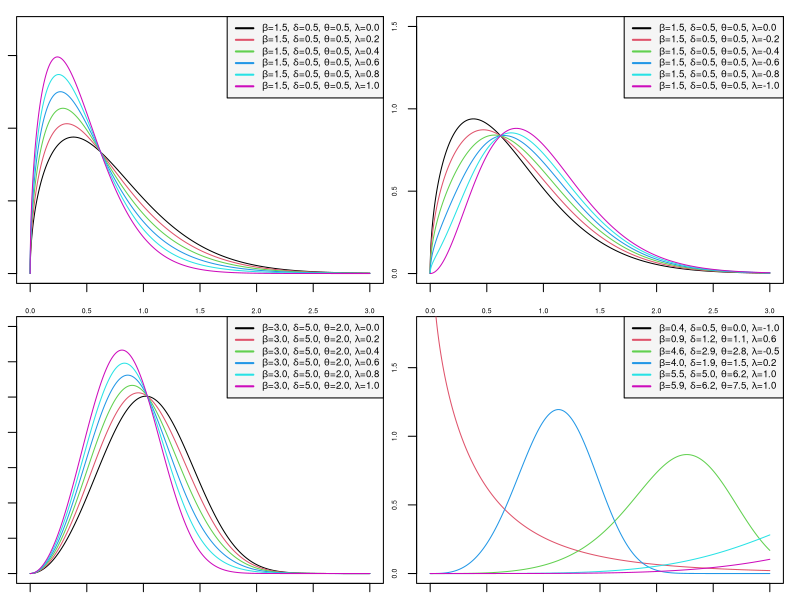
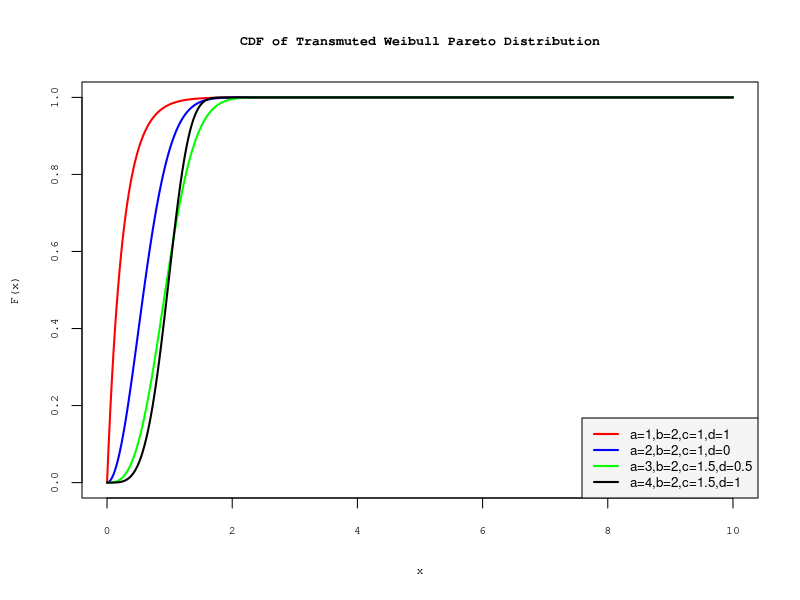
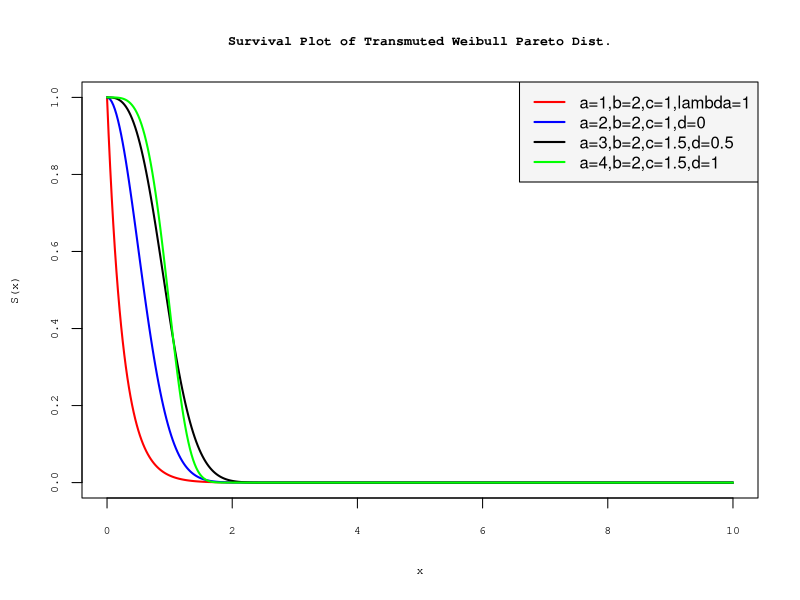
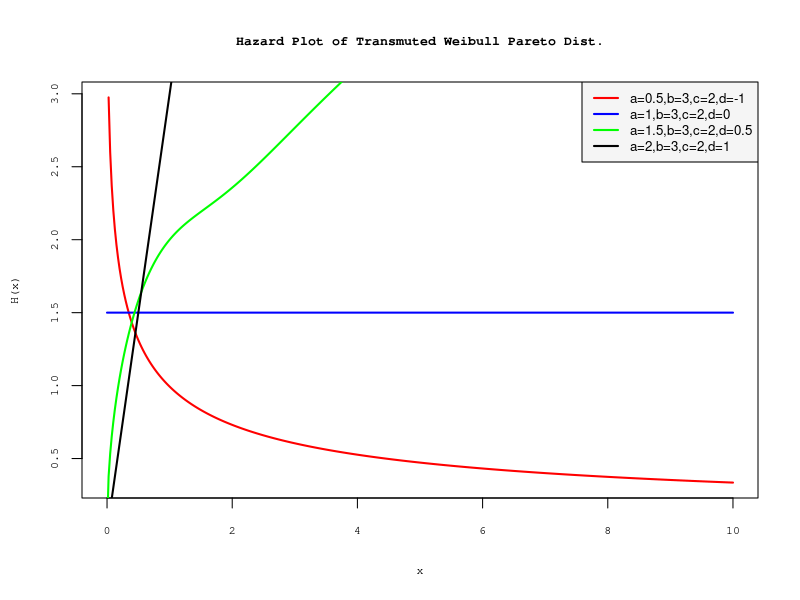

Here is the R script that generated these plots, in order:
## Header #==================

# ---
# title: "Transmuted New Weibull-Pareto Distribution"
# subtitle: "Mathematical Statistics"
# author: "Ayodele Ayodeji Theophilus"
# date: "2/16/2022"
# ---


## PDF #=============================================

x <- seq(0, 3, by = 0.0001)
beta <- 1.5
delta <- 0.5
theta <- 0.5
lambda <- 0.0

tnwp.pdf <- function(x, beta=1.5, delta=0.5, theta=0.5, lambda=0.0){
  (beta*delta/theta) * ((x/theta)^(beta-1))*exp(-(delta*(x/theta)^beta)) *(1-lambda + 2*lambda*exp(-(delta*(x/theta)^ beta)))
}


 par(mfrow = c(2,2), cex.axis = 0.5, cex.lab = 0.5,
     mar = c(3.5, 3.5, 3.5, 3.5) - 2.5)

plot(x, tnwp.pdf(x,1.5,0.5,0.5,0.0), type = "l", xlab = "x", 
     ylab = "density", ylim = c(0, 1.7), 
     main = "", cex.axis = 0.5, cex.lab = 0.5, ann = TRUE)

lines(x, tnwp.pdf(x,1.5,0.5,0.5,0.2), col = 2)
lines(x, tnwp.pdf(x,1.5,0.5,0.5,0.4), col = 3)
lines(x, tnwp.pdf(x,1.5,0.5,0.5,0.6), col = 4)
lines(x, tnwp.pdf(x,1.5,0.5,0.5,0.8), col = 5)
lines(x, tnwp.pdf(x,1.5,0.5,0.5,1.0), col = 6)
legend("topright", cex=0.7, c(expression(paste(beta, "=1.5, ",
                                                delta, "=0.5, ",
                                                theta, "=0.5, ",
                                                lambda, "=0.0"),
                                                paste(beta, "=1.5, ",
                                                      delta, "=0.5, ",
                                                      theta, "=0.5, ",
                                                      lambda, "=0.2"),
                                                paste(beta, "=1.5, ",
                                                      delta, "=0.5, ",
                                                      theta, "=0.5, ",
                                                      lambda, "=0.4"),
                                                paste(beta, "=1.5, ",
                                                      delta, "=0.5, ",
                                                      theta, "=0.5, ",
                                                      lambda, "=0.6"),
                                                paste(beta, "=1.5, ",
                                                      delta, "=0.5, ",
                                                      theta, "=0.5, ",
                                                      lambda, "=0.8"),
                                                paste(beta, "=1.5, ",
                                                      delta, "=0.5, ",
                                                      theta, "=0.5, ",
                                                      lambda, "=1.0"))),
       col = c(1,2,3,4,5,6),
       lty = c(1,1,1,1,1,1), 
       lwd = c(2,2,2,2,2,2), 
       horiz = FALSE,
       bg = "grey96")


####========== 2nd plot


plot(x, tnwp.pdf(x,1.5,0.5,0.5,0.0), type = "l", xlab = "x", 
     ylab = "density", ylim = c(0, 1.5))
lines(x, tnwp.pdf(x,1.5,0.5,0.5,-0.2), col = 2)
lines(x, tnwp.pdf(x,1.5,0.5,0.5,-0.4), col = 3)
lines(x, tnwp.pdf(x,1.5,0.5,0.5,-0.6), col = 4)
lines(x, tnwp.pdf(x,1.5,0.5,0.5,-0.8), col = 5)
lines(x, tnwp.pdf(x,1.5,0.5,0.5,-1.0), col = 6)
legend("topright",cex=0.7, c(expression(paste(beta, "=1.5, ",
                                                           delta, "=0.5, ",
                                                           theta, "=0.5, ",
                                                           lambda, "=0.0"),
                                                     paste(beta, "=1.5, ",
                                                           delta, "=0.5, ",
                                                           theta, "=0.5, ",
                                                           lambda, "=-0.2"),
                                                     paste(beta, "=1.5, ",
                                                           delta, "=0.5, ",
                                                           theta, "=0.5, ",
                                                           lambda, "=-0.4"),
                                                     paste(beta, "=1.5, ",
                                                           delta, "=0.5, ",
                                                           theta, "=0.5, ",
                                                           lambda, "=-0.6"),
                                                     paste(beta, "=1.5, ",
                                                           delta, "=0.5, ",
                                                           theta, "=0.5, ",
                                                           lambda, "=-0.8"),
                                                     paste(beta, "=1.5, ",
                                                           delta, "=0.5, ",
                                                           theta, "=0.5, ",
                                                           lambda, "=-1.0"))),
       col = c(1,2,3,4,5,6),
       lty = c(1,1,1,1,1,1), 
       lwd = c(2,2,2,2,2,2), 
       horiz = F,
       bg = "grey96")


####========== 3rd plot


plot(x, tnwp.pdf(x,3.0,5.0,2.0,0.0), type = "l", xlab = "x", 
     ylab = "density", ylim = c(0, 1.4))
lines(x, tnwp.pdf(x,3.0,5.0,2.0,0.2), col = 2)
lines(x, tnwp.pdf(x,3.0,5.0,2.0,0.4), col = 3)
lines(x, tnwp.pdf(x,3.0,5.0,2.0,0.6), col = 4)
lines(x, tnwp.pdf(x,3.0,5.0,2.0,0.8), col = 5)
lines(x, tnwp.pdf(x,3.0,5.0,2.0,1.0), col = 6)
legend("topright",cex=0.7, c(expression(paste(beta, "=3.0, ",
                                                           delta, "=5.0, ",
                                                           theta, "=2.0, ",
                                                           lambda, "=0.0"),
                                                     paste(beta, "=3.0, ",
                                                           delta, "=5.0, ",
                                                           theta, "=2.0, ",
                                                           lambda, "=0.2"),
                                                     paste(beta, "=3.0, ",
                                                           delta, "=5.0, ",
                                                           theta, "=2.0, ",
                                                           lambda, "=0.4"),
                                                     paste(beta, "=3.0, ",
                                                           delta, "=5.0, ",
                                                           theta, "=2.0, ",
                                                           lambda, "=0.6"),
                                                     paste(beta, "=3.0, ",
                                                           delta, "=5.0, ",
                                                           theta, "=2.0, ",
                                                           lambda, "=0.8"),
                                                     paste(beta, "=3.0, ",
                                                           delta, "=5.0, ",
                                                           theta, "=2.0, ",
                                                           lambda, "=1.0"))),
       col = c(1,2,3,4,5,6),
       lty = c(1,1,1,1,1,1), 
       lwd = c(2,2,2,2,2,2), 
       horiz = F,
       bg = "grey96")




####========== 4th plot


plot(x, tnwp.pdf(x,0.4,0.5,0.0,-1.0), type = "l", xlab = "x", 
     ylab = "density", ylim = c(0, 1.8))
lines(x, tnwp.pdf(x,0.9,1.2,1.1,0.6), col = 2)
lines(x, tnwp.pdf(x,4.6,2.9,2.8,-0.5), col = 3)
lines(x, tnwp.pdf(x,4.0,1.9,1.5,0.2), col = 4)
lines(x, tnwp.pdf(x,5.5,5.0,6.2,1.0), col = 5)
lines(x, tnwp.pdf(x,5.9,6.2,7.5,1.0), col = 6)
legend("topright",cex=0.7, c(expression(paste(beta, "=0.4, ",
                                                           delta, "=0.5, ",
                                                           theta, "=0.0, ",
                                                           lambda, "=-1.0"),
                                                     paste(beta, "=0.9, ",
                                                           delta, "=1.2, ",
                                                           theta, "=1.1, ",
                                                           lambda, "=0.6"),
                                                     paste(beta, "=4.6, ",
                                                           delta, "=2.9, ",
                                                           theta, "=2.8, ",
                                                           lambda, "=-0.5"),
                                                     paste(beta, "=4.0, ",
                                                           delta, "=1.9, ",
                                                           theta, "=1.5, ",
                                                           lambda, "=0.2"),
                                                     paste(beta, "=5.5, ",
                                                           delta, "=5.0, ",
                                                           theta, "=6.2, ",
                                                           lambda, "=1.0"),
                                                     paste(beta, "=5.9, ",
                                                           delta, "=6.2, ",
                                                           theta, "=7.5, ",
                                                           lambda, "=1.0"))),
       col = c(1,2,3,4,5,6),
       lty = c(1,1,1,1,1,1), 
       lwd = c(2,2,2,2,2,2), 
       horiz = F,
       bg = "grey96")
                                                
                                                
                                                
                                        

dev.off()

## ==== R-code for the CDF plot =========================

x <- seq(0,10,0.025)

cd <- function(x,beta,delta,theta,lambda){
  
  (1-exp(-(delta*(x/theta)^beta)))*(1+lambda*(exp(-(delta*(x/theta)^beta))))
  
  }


c1 <- cd(x,beta=1,delta=2,theta=1,lambda=1) 

plot(x,c1, main="CDF of Transmuted Weibull Pareto Distribution",
     type="n", xlab = "x",ylab = "F(x)", cex.main = 0.8, cex.lab = 0.7,
     family  = "mono", cex.axis = 0.7) 

lines(x, cd(x,beta=1,delta=2,theta=1,lambda=1), col="red",lwd=2,lty=1) 

lines(x, cd(x,beta=2,delta=2,theta=1,lambda=0),col="blue",lwd=2,lty=1) 

lines(x, cd(x,beta=3,delta=2,theta=1.5,lambda=0.5),col="green",lwd=2,lty=1) 

lines(x, cd(x,beta=4,delta=2,theta=1.5,lambda=1),col="black",lwd=2,lty=1) 

legend("bottomright",cex=0.8, c("a=1,b=2,c=1,d=1","a=2,b=2,c=1,d=0","a=3,b=2,c=1.5,d=0.5","a=4,b=2,c=1.5,d=1"),horiz=F, lty=c(1,1,1,1),lwd=c(2,2,2,2), col=c("red","blue","green","black"), bg="grey96") 


## ====R-code for the Survival Plot ======

x <- seq(0,10,0.025) 

h <- function(x, beta, delta, theta, lambda){
  
  (1-((1-exp(-(delta*(x/theta)^beta)))*(1+(lambda*(exp(-(delta*(x/theta)^beta)))))))
  
} 

x1 <- h(x,beta=1,delta=2,theta=1,lambda=1) 

x2 <- h(x,beta=2,delta=2,theta=1,lambda=0) 

x3 <- h(x,beta=3,delta=2,theta=1.5,lambda=0.5) 

x4 <- h(x,beta=4,delta=2,theta=1.5,lambda=1)

plot(x, x1, main = "Survival Plot of Transmuted Weibull Pareto Dist.",
     ylim = c(0,1),type = "n", xlab = "x",ylab = "S(x)",
     cex.main = 0.8, cex.lab = 0.7,
     family  = "mono", cex.axis = 0.7)

lines(x,x1,col="red",lwd=2,lty=1) 

lines(x,x2,col="blue",lwd=2,lty=1) 

lines(x,x3,col="black",lwd=2,lty=1) 

lines(x,x4,col="green",lwd=2,lty=1) 

legend("topright",cex=1, c("a=1,b=2,c=1,lambda=1","a=2,b=2,c=1,d=0","a=3,b=2,c=1.5,d=0.5","a=4,b=2,c=1.5,d=1"),horiz=F, lty=c(1,1,1,1),lwd=c(2,2,2,2), col=c("red","blue","black","green"), bg="grey96") 


## ==== R-code for the Hazard Plot 

x <- seq(0,10,0.025) 

ha <- function(x,beta,delta,theta,lambda){
  
  ((beta*delta/theta)*((x/theta)^(beta-1))*(1-lambda+2*lambda*exp(-(delta*(x/theta)^beta))))/(lambda*exp(-(delta*(x/theta)^beta))+1-lambda)
  
  } 

x1 <- ha(x,beta=0.5,delta=3,theta=2,lambda=-1) 

x2 <- ha(x,beta=1,delta=3,theta=2,lambda=0) 

x3 <- ha(x,beta=1.5,delta=3,theta=2,lambda=0.5) 

x4 <- ha(x,beta=2,delta=3,theta=2,lambda=1) 

plot(x,x1, main="Hazard Plot of Transmuted Weibull Pareto Dist.",type="n",xlab = "x",ylab = "H(x)",cex.main = 0.8, cex.lab = 0.7,
     family  = "mono", cex.axis = 0.7) 

lines(x,x1,col="red",lwd=2,lty=1)

lines(x,x2,col="blue",lwd=2,lty=1)

lines(x,x3,col="green",lwd=2,lty=1) 

lines(x,x4,col="black",lwd=2,lty=1) 

legend("topright",cex=0.8, c("a=0.5,b=3,c=2,d=-1","a=1,b=3,c=2,d=0","a=1.5,b=3,c=2,d=0.5","a=2,b=3,c=2,d=1"),horiz=F, lty=c(1,1,1,1),lwd=c(2,2,2,2), col=c("red","blue","green","black"), bg="grey96")


## ===R-code for the Maximum likelihood estimation =====

x <- c(1.7,2.2,14.4,1.1,0.4,20.6, 5.3 ,0.7 ,1.4 ,18.7, 8.5, 25.5, 11.6, 14.1, 22.1, 1.1, 0.6, 2.2, 39.0, 0.3, 15.0, 11.0, 7.3, 22.9, 0.9, 1.7, 7.0, 20.1, 0.4, 2.8, 14.1, 9.9, 5.6, 30.8, 13.3, 4.2, 25.5, 3.4, 11.9, 21.5, 1.5 ,2.5 ,27.4, 1.0, 27.1, 20.2, 16.8, 5.3 ,1.9 ,10.4, 13.0, 10.7, 12.0, 30.0, 9.3, 3.6, 2.5, 27.6, 14.4, 36.4, 1.7, 2.7, 37.6, 64.0, 1.7, 9.7, 0.1, 27.5, 1.1, 2.5, 0.6, 27.0) 


library(maxLik) 
options(scipen = 999, digits = 3)

loglik <- function(a) {
  
  beta <- a[1]
  delta <- a[2]
  theta <- a[3]
  lambda <- a[4]
  
log_lik <-   n*log(a[1])+n*log(a[2])-n*log(a[3])-(a[2])*sum(x/a[3])^a[1]+(a[1]-1)*sum(log(x/a[3]))+sum(log(1 - a[4] + 2 * a[4]*exp(-(a[2]*(x/a[3])^a[1]))))
  
  } 

n <- length(x) 

mle_estimate <- maxLik(loglik, start = c(3.421, 8.6231, 2.25, -0.4608)) 

summary(mle_estimate)
